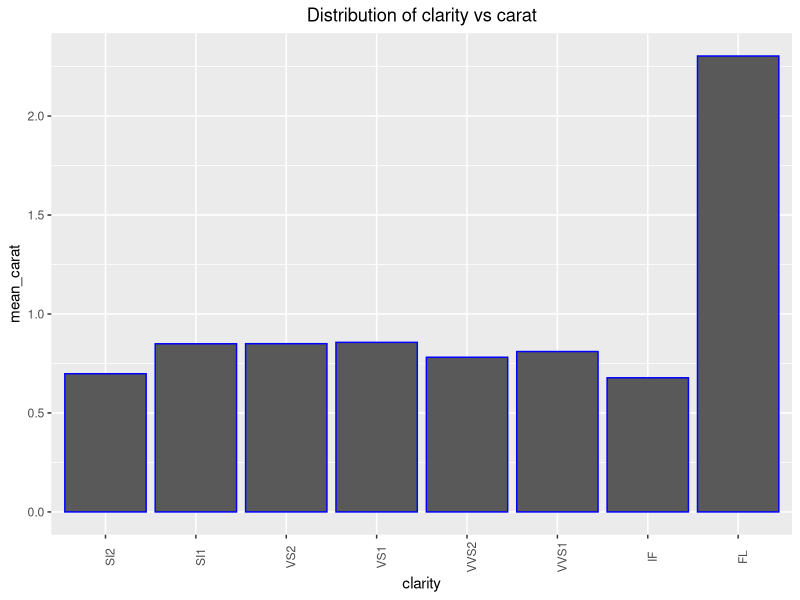
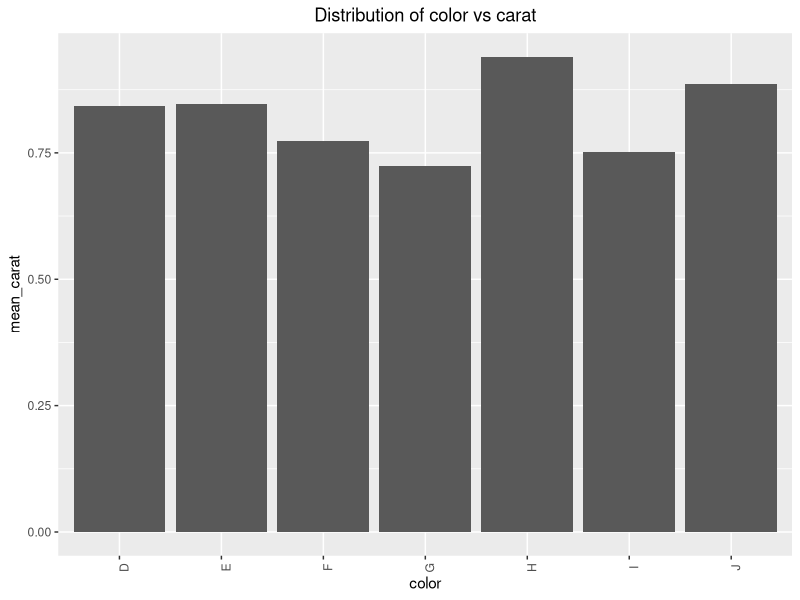
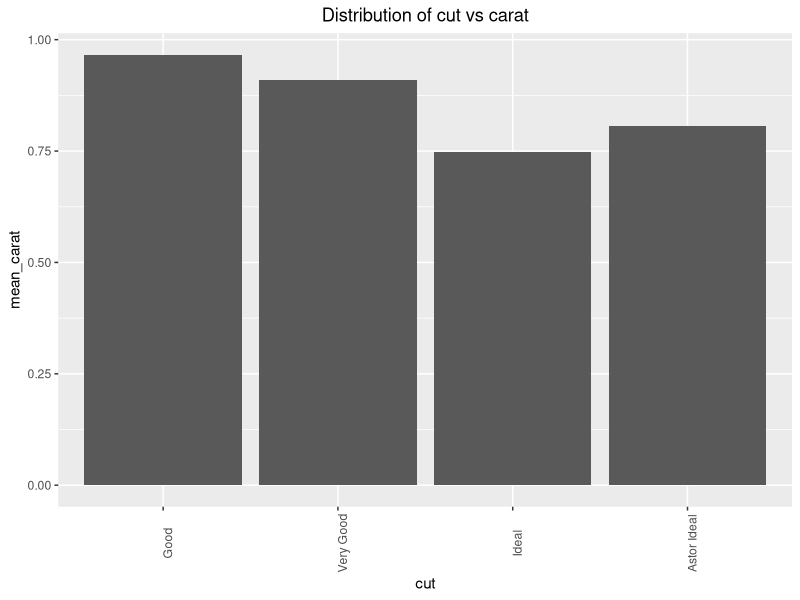
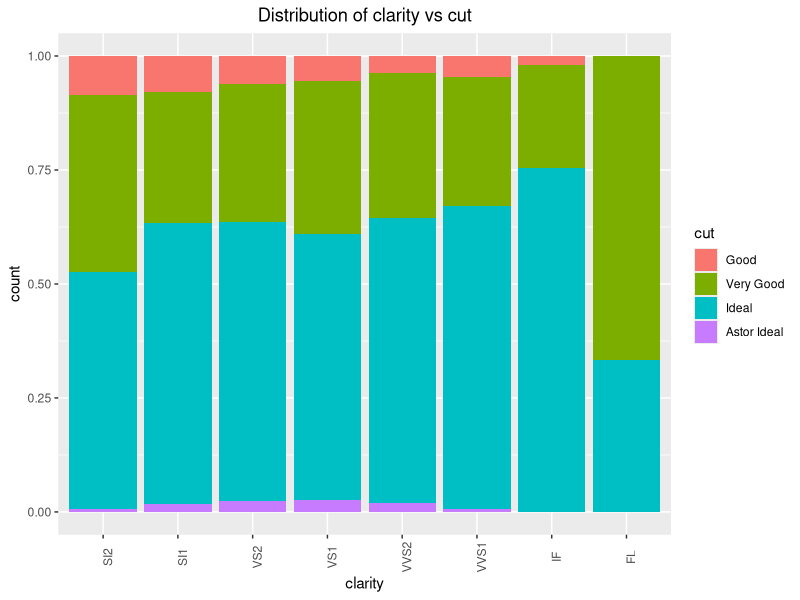
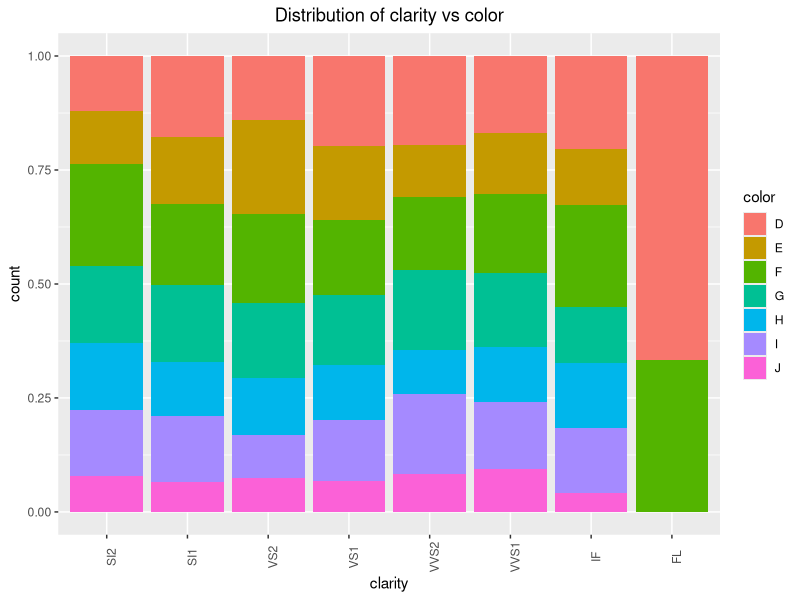
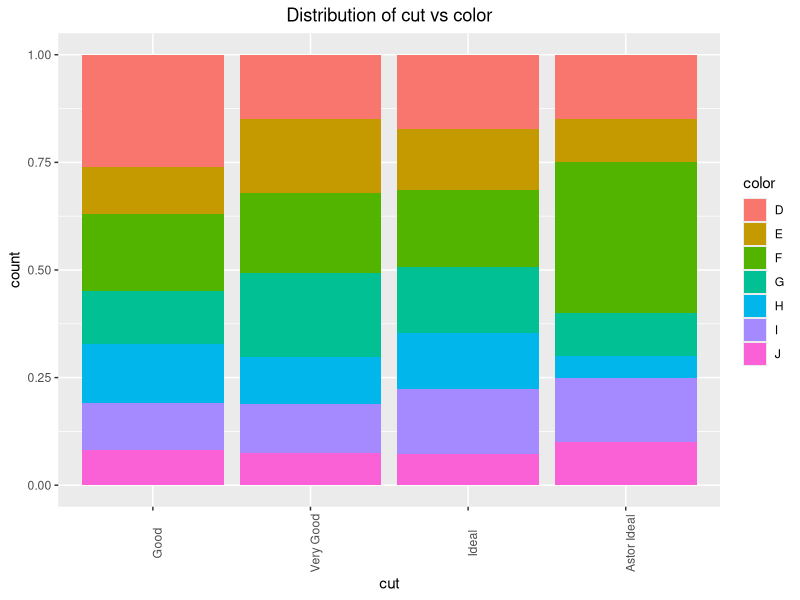

The R source for these figures, in order:
## ---- chunk 1
knitr::opts_chunk$set(echo = TRUE)
## ---- chunk 2
library(ggplot2)
library(tidyverse)

diamonds<- read.csv('diamonds4.csv',header = T)

diamonds<- diamonds%>%
  mutate(clarity = clarity%>%
           fct_relevel(c("SI2","SI1","VS2","VS1", "VVS2", "VVS1", "IF", "FL")))

diamonds<- diamonds%>%
  mutate(cut = cut%>%
           fct_relevel(c("Good","Very Good","Ideal")))
## ---- chunk 3
avg_c<-diamonds%>%
  group_by(clarity)%>%
  summarize(mean_carat= mean(carat,na.rm=TRUE))

ggplot(avg_c, aes(x=clarity,y=mean_carat))+
  geom_bar(stat="identity", color='blue')+
  theme(axis.text.x = element_text(angle = 90),
        plot.title = element_text(hjust = 0.5))+
  labs(title="Distribution of clarity vs carat")
## ---- chunk 4
avg_col<-diamonds%>%
  group_by(color)%>%
  summarize(mean_carat= mean(carat,na.rm=TRUE))

ggplot(avg_col, aes(x=color,y=mean_carat))+
  geom_bar(stat="identity")+
  theme(axis.text.x = element_text(angle = 90),
        plot.title = element_text(hjust = 0.5))+
  labs(title="Distribution of color vs carat")
## ---- chunk 5
avg_cut<-diamonds%>%
  group_by(cut)%>%
  summarize(mean_carat= mean(carat,na.rm=TRUE))

ggplot(avg_cut, aes(x=cut,y=mean_carat))+
  geom_bar(stat="identity")+
  theme(axis.text.x = element_text(angle = 90),
        plot.title = element_text(hjust = 0.5))+
  labs(title="Distribution of cut vs carat")
## ---- chunk 6
ggplot(diamonds, aes(x=clarity,fill=cut))+
  geom_bar(position='fill')+
  theme(axis.text.x = element_text(angle = 90),
        plot.title = element_text(hjust = 0.5))+
  labs(title="Distribution of clarity vs cut")
## ---- chunk 7
ggplot(diamonds, aes(x=clarity,fill=color))+
  geom_bar(position='fill')+
  theme(axis.text.x = element_text(angle = 90),
        plot.title = element_text(hjust = 0.5))+
  labs(title="Distribution of clarity vs color")
## ---- chunk 8
ggplot(diamonds, aes(x=cut,fill=color))+
  geom_bar(position='fill')+
  theme(axis.text.x = element_text(angle = 90),
        plot.title = element_text(hjust = 0.5))+
  labs(title="Distribution of cut vs color")
